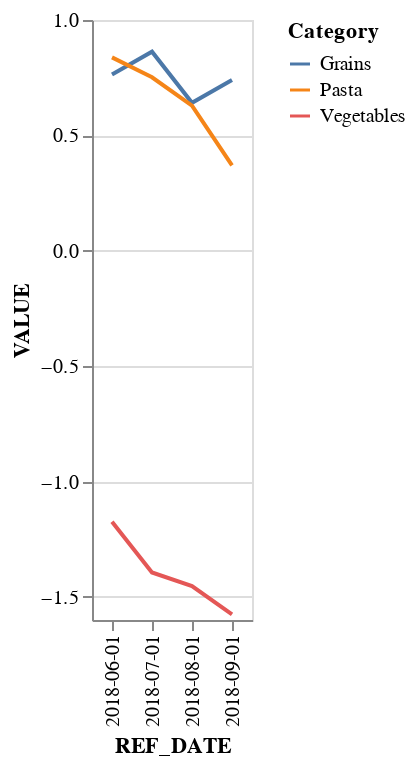

Here is the notebook cell this chart was saved with:
### Code cell
plot_for_parallel_trends(grocery_dataframe_groupby, '2018-06-01', '2018-09-01', 'Grains', 'Pasta', 'Vegetables')

### Figure 1 — Vega-Lite specification as saved in the notebook (floating-point values rounded to 4 significant figures)
{"config": {"view": {"continuousWidth": 300, "continuousHeight": 300}}, "data": {"name": "data-8421bbcb9e4939af06735fd6f91e907e"}, "mark": {"type": "line"}, "encoding": {"color": {"field": "Category", "type": "nominal"}, "x": {"field": "REF_DATE", "type": "nominal"}, "y": {"field": "VALUE", "type": "quantitative"}}, "$schema": "https://vega.github.io/schema/vega-lite/v5.20.1.json", "datasets": {"data-8421bbcb9e4939af06735fd6f91e907e": [{"REF_DATE": "2018-06-01", "Category": "Grains", "VALUE": 0.7642}, {"REF_DATE": "2018-06-01", "Category": "Pasta", "VALUE": 0.8381}, {"REF_DATE": "2018-06-01", "Category": "Vegetables", "VALUE": -1.174}, {"REF_DATE": "2018-07-01", "Category": "Grains", "VALUE": 0.8628}, {"REF_DATE": "2018-07-01", "Category": "Pasta", "VALUE": 0.7519}, {"REF_DATE": "2018-07-01", "Category": "Vegetables", "VALUE": -1.394}, {"REF_DATE": "2018-08-01", "Category": "Grains", "VALUE": 0.641}, {"REF_DATE": "2018-08-01", "Category": "Pasta", "VALUE": 0.6287}, {"REF_DATE": "2018-08-01", "Category": "Vegetables", "VALUE": -1.453}, {"REF_DATE": "2018-09-01", "Category": "Grains", "VALUE": 0.7396}, {"REF_DATE": "2018-09-01", "Category": "Pasta", "VALUE": 0.37}, {"REF_DATE": "2018-09-01", "Category": "Vegetables", "VALUE": -1.575}]}}
